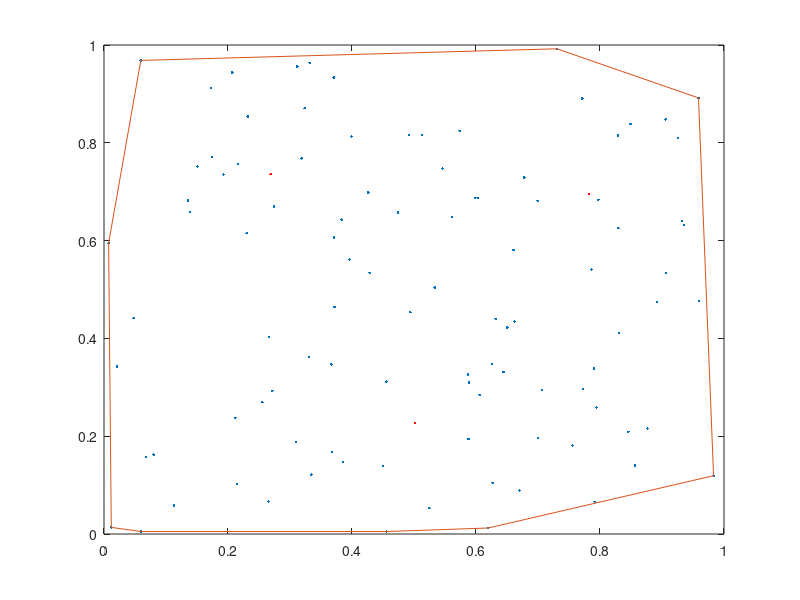

Recreate this plot in MATLAB.
% Main execution file

% For the moment, all of the code will be in this file

n_points = 100;

% TODO: load data from a file
points_x = rand(n_points, 1);
points_y = rand(n_points, 1);

% K-means algorithm

k = 3; % number of clusters
max_iter = 10; % rounds to run algorithm

% choose centroids to be actual points
start_points = randsample(1:n_points, k);

centroids_x = points_x(start_points);
centroids_y = points_y(start_points);

for i = 1:max_iter
    % Calculate distance to each point
    distances = zeros(k, n_points);
    
    for centroid_index = 1:k
        for point_index = 1:n_points
            % TODO: make this line readable
            distances(centroid_index, point_index) = sqrt((centroids_x(centroid_index) - points_x(point_index))^2 + (centroids_y(centroid_index) - points_y(point_index))^2);
        end
    end
       
    % Assign points to their closest centroid
    centroid_assignment = zeros(n_points, 1);
    
    for point_index = 1:n_points
        [~, centroid_index] = min(distances(:, point_index));
        
        centroid_assignment(point_index) = centroid_index;
    end
    
    % Calculate new centroid positions by averaging assigned points
    total_x = zeros(k, 1);
    total_y = zeros(k, 1);
    
    n_assigned = zeros(k, 1);
    
    for point_index = 1:n_points
        centroid_index = centroid_assignment(point_index);
        
        total_x(centroid_index) = total_x(centroid_index) + points_x(point_index);
        total_y(centroid_index) = total_y(centroid_index) + points_y(point_index);
        
        n_assigned(centroid_index) = n_assigned(centroid_index) + 1;
    end
    
    centroids_x = total_x ./ n_assigned;
    centroids_y = total_y ./ n_assigned;
    
end

%

convhull_indexes = convhull(points_x, points_y);

plot(points_x, points_y, '.')

hold on

plot(points_x(convhull_indexes), points_y(convhull_indexes))
plot(centroids_x, centroids_y, 'r.')

hold off
